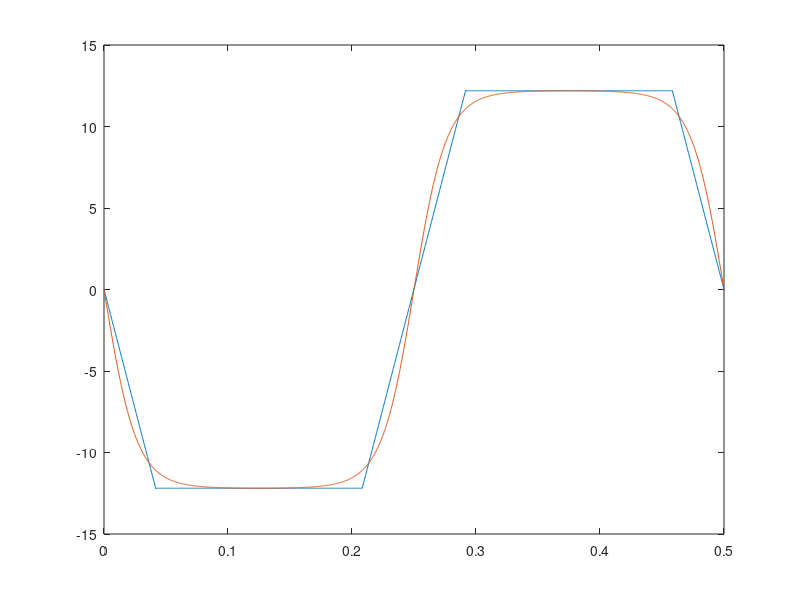

Reproduce this figure in MATLAB. (Note: this script raises an error after producing the figure.)
clear,clc

%%%% Define physical cam parameters **************[Check these]****************
dcam = 0.5*2.54;     %Crank radius cm
lcam = 1.92*2.54;    %Crank second arm length cm

%%%% Angular position/velocity for constant rotational freq
n = 2000;
freq = 2;                       %Drive shaft rot frequency (Hz)
theta = linspace(0,2*pi,n);     %Angular position of drive shaft/cam
time = linspace(0,1/freq,n);    %Time vector
dt = mean(diff(time));
t_interp = time(1:(n-1))+dt/2;
thetadotmid = diff(theta)./diff(time);
thetadot = interp1(t_interp,thetadotmid,time,'linear','extrap');

%%%% Work backwards from desired plunger velocity profile, generate trapezoidal (impulsive) velocity program
tf = 1/(2*freq);
t1 = 1/(12*freq);
t2 = 5/(12*freq);
[~,ind1] = min(abs(time-t1));
[~,ind2] = min(abs(time-t2));
[~,indf] = min(abs(time-tf));

Hdotc = 24/5*dcam*freq;             %Constant plunger velocity 
Hd1 = Hdotc*time(1:ind1)/t1;
Hd2 = Hdotc*ones(1,ind2-ind1);
Hd3 = Hdotc*(time(indf)-time(ind2+1:indf))/t1;
HM = [time',[-Hd1,-Hd2,-Hd3,Hd1(2:end),Hdotc,Hd2,Hd3]'];

V_max = 0.05; % m/s
SF = 3;
Hd =  -Hdotc* tanh(SF * sin(2 * pi * freq * time)) / tanh(SF);
HM2 = [time', Hd'];

params = [lcam,dcam];

plot(HM(:,1),HM(:,2),HM2(:,1),HM2(:,2))

theta0 = 0.01; %pi;
% [tout,ThetaSim] = ode45(@CrankFunc,[0,time],theta0,[],params,HM);
[tout,ThetaSim] = ode23(@CrankFunc,time,theta0,[],params,HM2); % trying 89 for more stiff model solves 
tint2 = (tout(1:end-1)+tout(2:end))/2;
thetadotsim = diff(ThetaSim)./diff(tout);
Thetadotsim = interp1(tint2,thetadotsim,tout,'linear','extrap');%anglular velocity of crank
thetadot2sim = diff(Thetadotsim)./diff(tout);
Thetadot2sim = interp1(tint2,thetadot2sim,tout,'linear','extrap'); %angular acceleration of crank

% denom = (lcam^2-dcam^2*sin(ThetaSim).^2).^(1/2);
% num = dcam*sin(ThetaSim).*cos(ThetaSim);
% HdotCheck = -dcam*Thetadotsim.*(sin(ThetaSim) + num./denom);


%%%% Create non-dim time vector and other properly sized vectors for upload to arduino
na = 200;
tint3 = linspace(0,tout(end),na);
pprog = interp1(tout,ThetaSim,tint3);
vprog0 = interp1(tout,Thetadotsim,tint3);
% aprog0 = interp1(tout,Thetadot2sim,tint3);
fcut = 0.2;              %Cutoff at half the sampling rate
[Bb,Ba] = butter(1,fcut);
vprog = filter(Bb,Ba,vprog0);
% aprog = filter(Bb,Ba,aprog0);
aprog0 = diff(vprog)./diff(tint3);
aprog = interp1((tint3(1:end-1)+tint3(2:end))/2,aprog0,tint3);

denom = (lcam^2-dcam^2*sin(pprog).^2).^(1/2);
num = dcam*sin(pprog).*cos(pprog);
HdotCheck = -dcam*vprog.*(sin(pprog) + num./denom);

figure(3)
plot(tout,ThetaSim/pi,'linewidth',1.5)
xlabel('Time (s)','fontname','times','fontsize',16)
ylabel('Crankshaft Angular Position (rad/\pi)','fontname','times','fontsize',16)
title('Impulsive Program','fontname','times','fontsize',16)

figure(4)
plot(tout,Thetadotsim,'linewidth',1.5)
hold on
plot(tint3,vprog,'o')
xlabel('Time (s)','fontname','times','fontsize',16)
ylabel('Crankshaft Angular Velocity \omega (rad/s)','fontname','times','fontsize',16)
title('Impulsive Program','fontname','times','fontsize',16)

figure(5)
plot(tint3,HdotCheck,'linewidth',1.5)
xlabel('Time (s)','fontname','times','fontsize',16)
ylabel('Plunger Velocity (m/s)','fontname','times','fontsize',16)
title('Impulsive Program','fontname','times','fontsize',16)

figure(6)
plot(tout,Thetadot2sim,'linewidth',1.5)
hold on
plot(tint3,aprog,'o')
xlabel('Time (s)','fontname','times','fontsize',16)
ylabel('Crankshaft Angular Acceleration (rad/s)','fontname','times','fontsize',16)
title('Impulsive Program','fontname','times','fontsize',16)
set(gca,'ylim',[-1000,1000])


%%%% For writing .txt file to SD card for Dodisicus
timeND = linspace(0,1000,na);
pprogND = pprog*1000/(2*pi);        %Position at each non-dim time, (units are 1/1000th of a rotation)
vprogND = vprog*1000/(2*pi*freq);   
aprogND = aprog*1000/(2*pi*freq^2);
% FName = 'F:\VelProg.txt';
FName = 'VelProg_SF_03_2hz.txt';
C = [timeND;pprogND;vprogND;aprogND];
C = int16(C);
writematrix(C,FName)


